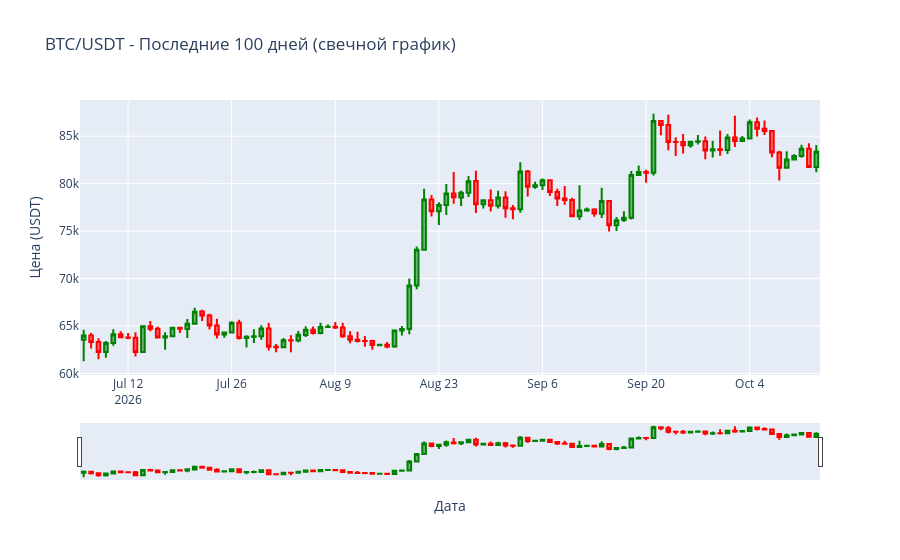

Write notebook code for a chart like this one.
### Code cell
# Берем последние 100 дней, что бы график не был слишком тяжелым
df_plot = df.tail(100)

fig = go.Figure(data=[go.Candlestick(
    x=df_plot['open_time'],
    open=df_plot['open'],
    high=df_plot['high'],
    low=df_plot['low'],
    close=df_plot['close'],
    increasing_line_color='green',
    decreasing_line_color='red'
)])

fig.update_layout(
    title='BTC/USDT - Последние 100 дней (свечной график)',
    yaxis_title='Цена (USDT)',
    xaxis_title='Дата',
)

fig.show()
